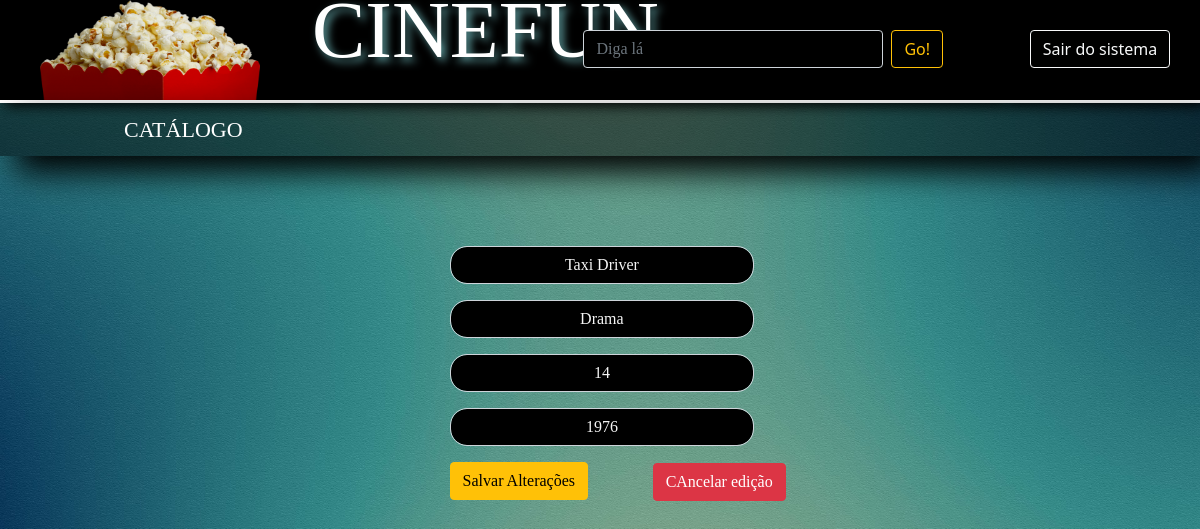
The page /sistema/editar.php?id_filme=13 (signed in) on the database its author committed.
### tables this page shows
CREATE TABLE `filmes_tb` (
  `id_filme` int(11) NOT NULL,
  `titulo` varchar(60) NOT NULL,
  `genero` varchar(30) NOT NULL,
  `classificacao` varchar(5) NOT NULL,
  `ano_de_lancamento` int(4) NOT NULL
);

### database/filme.dao.php (called while the page is built, shortened)
<?php
function buscar_filme($id_filme)
{
	$conn = conectar();
	$sql = "SELECT * FROM filmes_tb WHERE id_filme = $id_filme";
	$result = mysqli_query($conn, $sql);
	if (mysqli_affected_rows($conn) > 0)
	{
		return $result;
	}
	return null;
}
?>

### sistema/editar.php (the view, shortened to what this page needs)
<?php include_once 'lock.php';
include_once '../database/filme.dao.php';
if (!isset($_GET['id_filme']))
{
    header('location:editando.php?msg=idinvalido');
}
else
{
    $result = buscar_filme($_GET['id_filme']);
    if($result == null)
    {
        header('location:editando.php?msg=idinvalido');
    }
    else
    {
        $filme = mysqli_fetch_assoc($result);
    }
}
?>
<!DOCTYPE html>
<html>
<head>
    <link href="https://cdn.jsdelivr.net/npm/bootstrap@5.1.3/dist/css/bootstrap.min.css" rel="stylesheet">
    <link rel="stylesheet" type="text/css" href="../css/style2.css">
</head>
<body class="bg">
    <div class="container-fluid">
        <div class="row row1">
            <div class="col-3 popcorn"><img src="../img/popcorn.png"></div>
            <div class="col-lg-2 col-md-4 col-sm-8 cinefun"><a href="index.php">CINEFUN</a></div>
            <div class="col-lg-5 col-md-2 empty">
                <form class="d-flex">
                    <input class="form-control me-2 search" type="search" placeholder="Diga lá" aria-label="Search">
                    <button class="btn btn-outline-warning go" type="submit">Go!</button>
                </form>
            </div>
            <div class="col-lg-2 col-md-3 col-sm-4 sair"><a href="logout.php" class="btn btn-outline-light">Sair do sistema</a></div>
        </div>
        <div class="row row2">
            <div class="col-12 linehead"></div>
        </div>
        <div class="row row3">
            <div class="col-1 menubar">
                <ul class="menu-dropdown">
                    <li class="md-item">
                        <a href="">CATÁLOGO</a>
                     </li>
                </ul>
            </div>
        </div>
        <div class="row row4">
            <div class="col-12 blank"></div>
        </div>
        <div class="row row5">
            <div class="col-4"></div>
            <div class="col-4 msg">
            </div>
            <div class="col-4"></div>
        </div>
        <div class="row row6">
            <div class="col-lg-4 col-md-3 col-sm-3"></div>
            <div class="col-lg-4 col-md-6 col-sm-6 form_cadastro">
                <form action="editado.php" method="post">
                    <b>
                    <p>
                        <input type="text" name="titulo" placeholder="Título" required value="<?= $filme['titulo'] ?>" class="form-control">
                    </p>
                    <p>
                        <input type="text" name="genero" placeholder="Gênero" required value="<?= $filme['genero'] ?>" class="form-control">
                    </p>
                    <p>
                        <input type="text" name="classificacao" placeholder="Classificação" required value="<?= $filme['classificacao'] ?>" class="form-control">
                    </p>
                    <p>
                        <input type="text" name="ano_de_lancamento" placeholder="Ano de Lançamento" required value="<?= $filme['ano_de_lancamento'] ?>" class="form-control">
                    </p>
                    </b>
                    <p>
                        <button type="submit" name="salvar" class="btn btn-warning">Salvar Alterações</button>
                    </p>
                    <p>
                        <button type="submit" name="cancelar" class="btn btn-danger cancel">CAncelar edição</button>
                    </p>
                </form>
            </div>
            <div class="col-lg-4 col-md-3 col-sm-3"></div>
        </div>
    </div>
</body>
</html>

### css/style2.css (style rules this page uses)
.bg { background-image: url("../img/back.jpg"); background-size: cover; background-repeat: no-repeat; background-attachment: fixed; }
.row1 { background-color: black; }
.cinefun { display: flex; }
.row1 .cinefun a { font-family: "Ostrich Sans"; font-size: 80px; text-shadow: 4px 4px 8px cadetblue; position: relative; top: -30px; color: white; text-decoration: none; }
.row1 .sair a { position: relative; top: 30%; }
.popcorn, .cinefun, .empty, .sair { top: 0px; box-shadow: 6px 6px 12px black; position: relative; height: 100px; text-align: center; }
.popcorn img { width: 80%; height: 100%; }
.linehead { background-color: white; position: relative; height: 3px; text-align: center; }
.blank { position: relative; width: 50%; left: 50%; height: 50px; }
.row5 .msg { position: relative; height: 40px; text-align: center; }
.menubar { position: relative; left: 0px; width: 100%; box-shadow: 16px 16px 32px black; background: rgba(0, 0, 0, 0.5); }
.menu-dropdown { display: flex; align-items: center; margin: 0; list-style-type: none; }
.menu-dropdown .md-item { left: 60px; position: relative; transition: background-color 0.5s; }
.menu-dropdown .md-item a { color: #fff; font-family: "The Childrow"; text-transform: uppercase; font-size: 22px; padding:10px 20px; text-decoration: none; display: flex; }
.cancel { position: relative; margin-left: 60%; top: -53px; }
.form_cadastro form { margin-left: 10%; font-size: 18px; color: whitesmoke; font-family: "The Childrow"; }
.form_cadastro input { background-color: black; font-family: "Tahoma"; text-align: center; color: whitesmoke; font-size: 16px; width: 90%; border-radius: 17px 17px 17px 17px; }
.search { background-color: black; font-family: "Tahoma"; position: relative; color: whitesmoke; top: 30px; width: 300px; margin-left: 15%; }
.go { position: relative; top: 30px; }

### rows shown on the page
filmes_tb: titulo "Taxi Driver", genero "Drama", classificacao "14", ano_de_lancamento "1976"
